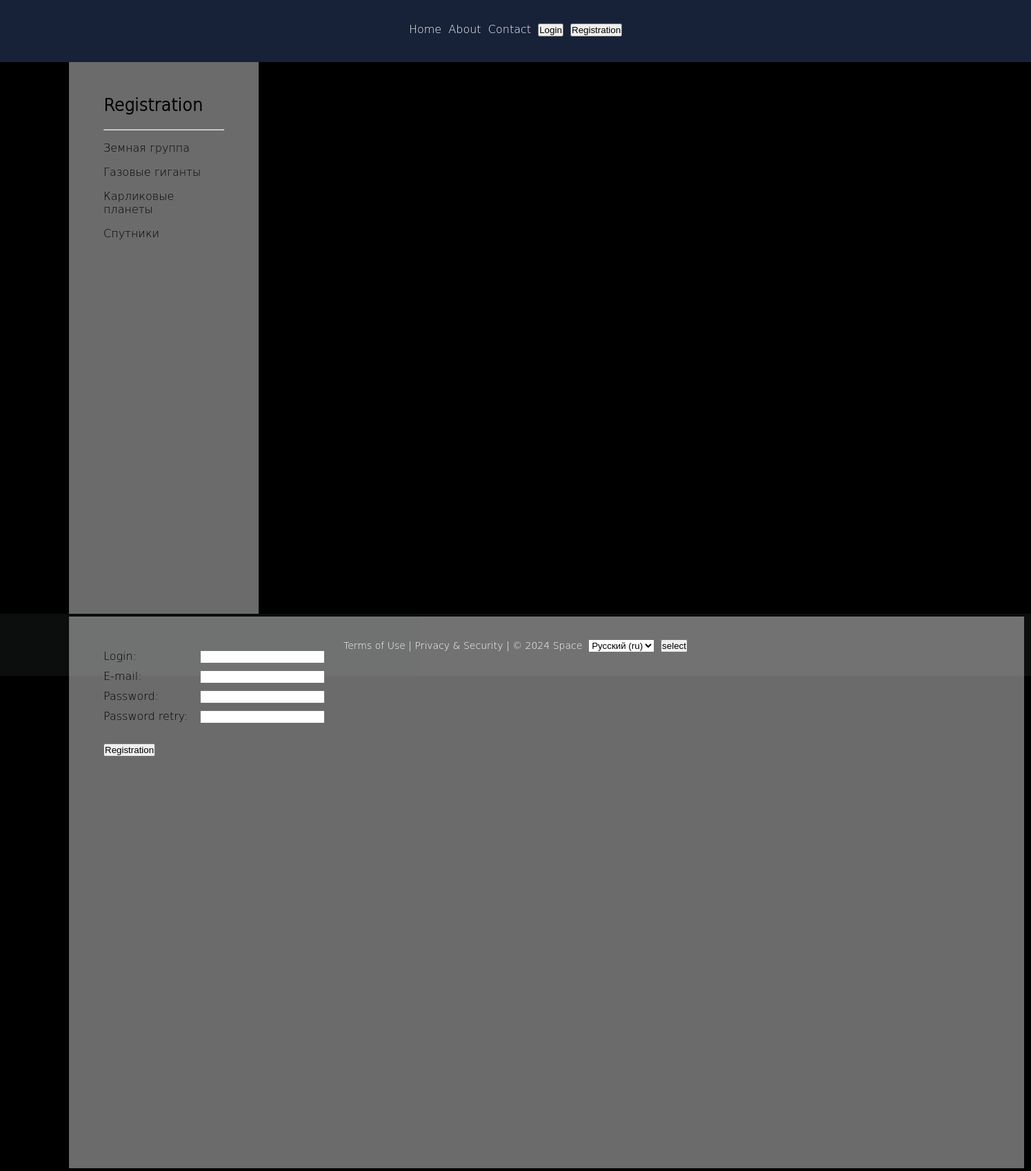
/users/registration/, run on the app's committed database.
### base/models.py (models this page shows, shortened)
class Category(models.Model):
    cat_name = models.CharField(max_length=100, db_index=True, verbose_name=_('Category'))
    cat_slug = models.SlugField(max_length=255, unique=True, db_index=True)
    objects = models.Manager()
    class Meta:
        verbose_name = _('category')
        verbose_name_plural = _('Categories')
    def get_absolute_url(self):
        return reverse('category', kwargs={'cat_slug': self.cat_slug})

### users/views.py (the view)
# urls.py: path('registration/', views.UserRegistration.as_view(), name='registration'),
class UserRegistration(CreateView):
    form_class = UserRegisterForm
    template_name = 'users/registration.html'
    extra_context = {'title': _('Registration'), 'page_header': _('Registration')}
    success_url = reverse_lazy('users:login')

### users/forms.py (shortened to what this page needs)
class UserRegisterForm(UserCreationForm):
    username = forms.CharField(label=_('Login: '), widget=forms.TextInput())
    email = forms.CharField(label=_('E-mail: '), widget=forms.EmailInput())
    password1 = forms.CharField(label=_('Password: '), widget=forms.PasswordInput())
    password2 = forms.CharField(label=_('Password retry: '), widget=forms.PasswordInput())
    class Meta:
        model = get_user_model()
        fields = ['username', 'email', 'password1', 'password2']

### base/templatetags/base_tags.py (called while the page is built)
@register.inclusion_tag('base/category.html')
def get_category(selected=0):
    category = Category.objects.all()
    return {'category': category, 'selected': selected}

### users/templates/users/registration.html (shortened to what this page needs)
{% extends 'base.html' %}
{% load i18n %}
{% block content %}
<form method="POST">
    {% for i in form %}
    <label class="label-form" for="{{i.id_for_label}}">{{i.label}}</label>{{i}}
    {% endfor %}
    <br>
    <button type="submit">{% trans 'Registration' %}</button>
</form>
{% endblock %}

### base/templates/base/category.html
{% for i in category %}
{% if i.id == selected %}
<ul><a>{{i.cat_name}}</a></ul>
{% else %}
<ul><a class="link-dark" href="{{i.get_absolute_url}}">{{i.cat_name}}</a></ul>
{% endif %}
{% endfor %}

### base/static/base/css/styles.css (style rules this page uses)
* { padding: 0; text-decoration: none; }
html, body { margin: 0; height: 100%; background: #000000 url('../images/background_image.png') no-repeat 50% 0%; }
.label-form { display: inline-block; min-width: 140px; padding-bottom: 10px; vertical-align: top; }
.link-dark { color: #000000; }

### data on the page
Category: cat_name "Земная группа"
Category: cat_name "Газовые гиганты"
Category: cat_name "Карликовые планеты"
Category: cat_name "Спутники"

### other printed values
{{ page_header }} "Registration"
{{ i.label }} "Login:" "E-mail:" "Password:" "Password retry:"
form field language "Русский (ru)"
